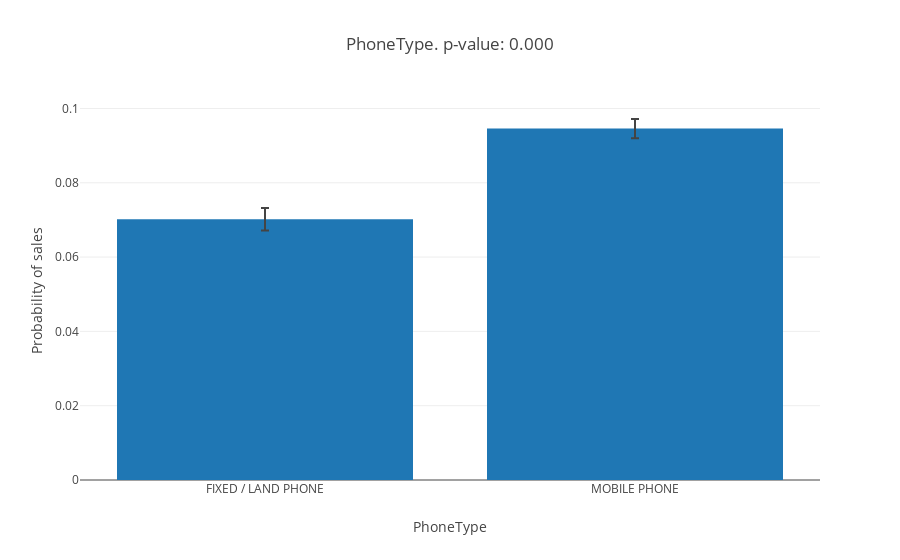

This figure's notebook cell:
### Markdown cell above
### PhoneType ###

Client's phone type: Fixed or Mobile

### Code cell
scores['PhoneType'], fig = analyze_feature('PhoneType', db1, categorical=True)
iplot(fig)

### Figure 1 — Plotly figure (JSON) as saved in the notebook; plotly's stock layout.template omitted (floating-point values rounded to 4 significant figures)
{"data": [{"error_y": {"array": [0.003003, 0.00259], "type": "data", "visible": true}, "name": "Sales probability", "type": "bar", "x": ["FIXED / LAND PHONE", "MOBILE PHONE"], "y": [0.07019, 0.09458]}], "layout": {"barmode": "group", "title": "PhoneType. p-value: 0.000", "xaxis": {"title": "PhoneType"}, "yaxis": {"title": "Probability of sales"}}}
